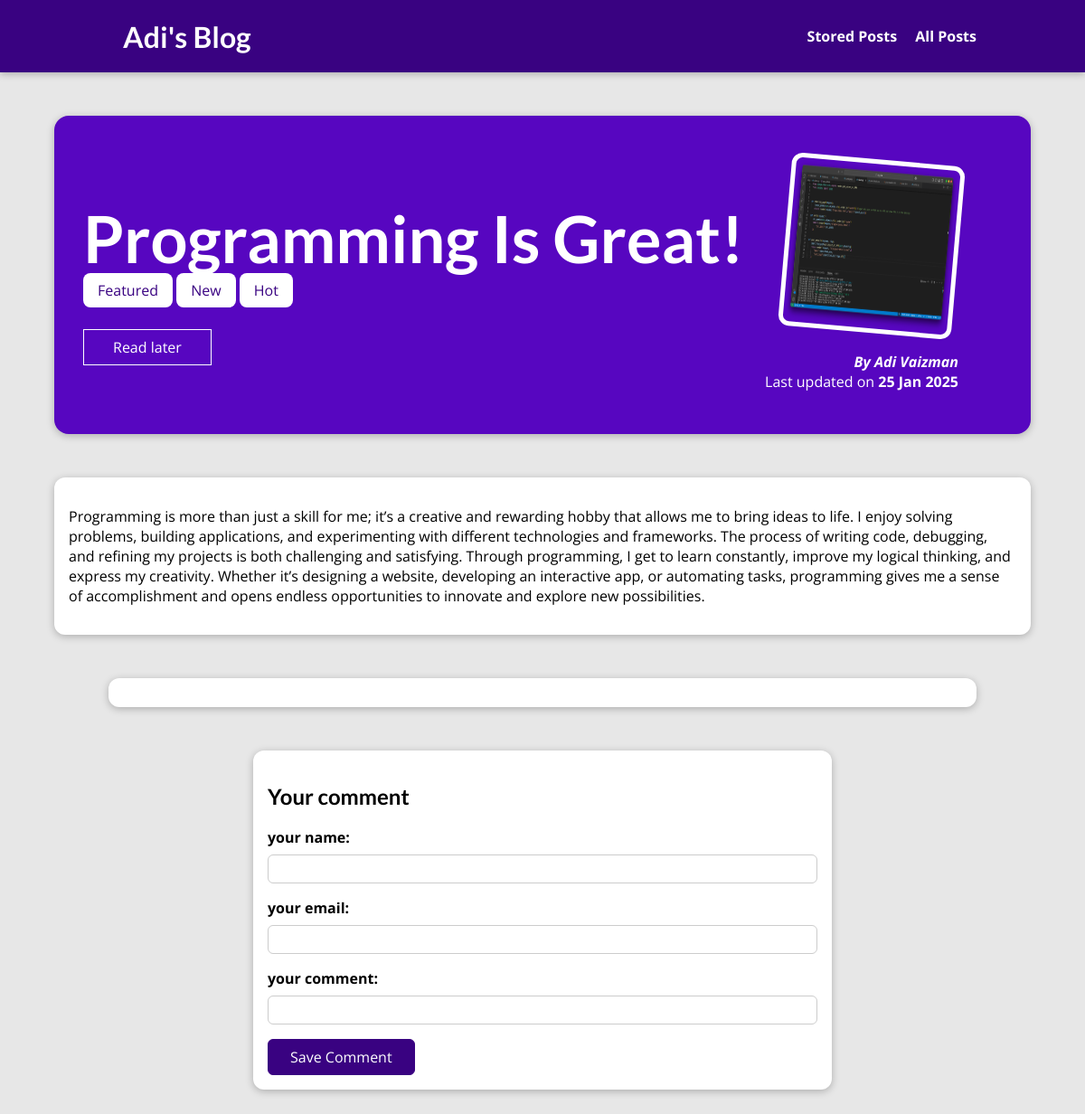
Page /posts/programming-is-fun on the committed database.
### blog/models.py (models this page shows, shortened)
class Post(models.Model):
    title=models.CharField(max_length=150)
    excerpt=models.CharField(max_length=200)
    image=models.ImageField(upload_to="posts",null=True) #uploads to uploads/posts
    date=models.DateField(auto_now=True)
    slug=models.SlugField(unique=True,db_index=True)
    content=models.TextField(validators=[MinLengthValidator(10)])
    author=models.ForeignKey(Author,on_delete=models.SET_NULL,null=True,related_name="posts")
    tags=models.ManyToManyField(Tag)

class Tag(models.Model):
    caption=models.CharField(max_length=20)

class Author(models.Model):
    first_name=models.CharField(max_length=100)
    last_name=models.CharField(max_length=100)
    e_mail=models.EmailField( max_length=254)
    def __str__(self):
        return f"{self.first_name} {self.last_name}"

### blog/views.py (the view, shortened to what this page needs)
# urls.py: path("posts/<slug:slug>",views.SinglePostView.as_view(),name="post-details-page"),
class SinglePostView(View):
    def is_stored_post(self,request,post_id):
        stored_posts=request.session.get("stored_posts")
        if stored_posts is not None:
            is_saved_for_later= post_id in stored_posts
        else:
            is_saved_for_later=False
        return is_saved_for_later
    def get(self,request,slug):
        post=Post.objects.get(slug=slug)
        context={
            "post":post,
            "post_tags":post.tags.all(),
            "comment_form":CommentForm(),
            "comments":post.comments.all().order_by("-id"),
            "saved_for_later":self.is_stored_post(request,post.id)
        }
        return render(request,"blog/post-details.html",context)

### blog/forms.py
class CommentForm(forms.ModelForm):
    class Meta:
        model=Comment
        exclude=["post"]
        labels={
            "user_name":"your name",
            "user_email":"your email",
            "text":"your comment"
        }

### blog/templates/blog/post-details.html (shortened to what this page needs)
{% extends "base.html" %}
{% load static %}
{% block css_files %}
    <link rel="stylesheet" href="{% static "blog/post-details.css" %}" />
{% endblock %}
{% block content %}
<section id="summary">
    <h2>{{ post.title }}</h2>
    <div>
        {%for tag in post_tags %}
            <span class="tag">{{tag.caption}}</span>
        {% endfor %}
    </div>
    <div id="read-later">
        <form action="{%url "read-later"%}" method="POST">
            <button>
                {%if saved_for_later%}
                remove from "read later" list
                {%else%}
                 Read later
                {%endif%}
            </button>
        </form>
    </div>
    <article>
        <img src="{{post.image.url}}" alt="{{ post.title }}" />
        <address>By <a href="mailto:{{post.author.email_address}}">{{ post.author }}</a></address>
        <div> Last updated on <time>{{ post.date|date:"d M Y" }}</time> </div>
    </article>
</section>
<main>
    {{post.content |linebreaks}}
</main>
<section id="comments">
</section>
<section id="comment-form">
    <h2>Your comment</h2>
    <form action="{%url "post-details-page" post.slug %}" method="POST" >
        {%for form_field in comment_form%}
            <div class="form-control {%if form_field.errors%} invalid{%endif%}" >
                {{form_field.label_tag}}
                {{form_field}}
            </div>
        {%endfor%}
        <button>Save Comment</button>
    </form>
</section>
{% endblock %}

### templates/base.html (shortened to what this page needs)
<!DOCTYPE html>
{%load static%}
<html lang="en">
    <head>
        <link rel="stylesheet" href="{% static "app.css"%}">
        {%block css_files%}{%endblock%}
    </head>
    <body>
        <header id="main-navigation">
            <h1><a href="{% url "starting-page"%}">Adi's Blog</a></h1>
            <nav>
                <a href="{%url "read-later"%}">Stored Posts</a>
                <a href="{%url "posts-page"%}">All Posts</a>
            </nav>
        </header>
        {%block content%}
        {%endblock%}
    </body>
</html>

### static/app.css (style rules this page uses)
* { box-sizing: border-box; }
html { font-family: 'Open Sans', 'Lato', sans-serif; }
body { margin: 0; }
h1, h2, h3 { font-family: 'Lato', sans-serif; font-weight: bold; }
#main-navigation { width: 100%; height: 5rem; display: flex; justify-content: space-between; align-items: center; padding: 0 10%; position: absolute; top: 0; left: 0; }
#main-navigation a { text-decoration: none; color: white; font-weight: bold; margin-left: 1rem; }

### blog/static/blog/post-details.css (style rules this page uses)
body { background-color: #e7e7e7; }
#main-navigation { background-color: #390281; box-shadow: 0 2px 8px rgba(0, 0, 0, 0.25); }
#summary { margin: 8rem auto 3rem auto; padding: 2rem; width: 90%; max-width: 90rem; border-radius: 16px; background-color: #5706c0; position: relative; box-shadow: 0 2px 8px rgba(0, 0, 0, 0.25); height: 22rem; }
#summary h2 { color: white; font-size: 4.5rem; margin-bottom: 0.25rem; }
#summary article { position: absolute; top: 2rem; right: 3rem; padding: 1rem 2rem; border-radius: 12px; text-align: right; color: white; }
#summary article img { width: 12rem; height: 12rem; border-radius: 12px; transform: rotateZ(5deg); border: 5px solid white; margin-bottom: 1rem; }
#summary address { font-weight: bold; }
#summary a { color: white; text-decoration: none; }
#summary time { font-weight: bold; }
#read-later { margin: 2rem 0; }
#read-later button { background-color: transparent; border: 1px solid white; padding: 0.5rem 2rem; font: inherit; color: white; cursor: pointer; }
main { width: 90%; max-width: 90rem; margin: 3rem auto; background-color: white; padding: 1rem; border-radius: 12px; box-shadow: 0 2px 8px rgba(0, 0, 0, 0.25); }
.tag { background-color: white; color: #390281; padding: 0.5rem 1rem; border-radius: 8px; }
#comment-form { margin: 3rem auto; width: 90%; max-width: 40rem; border-radius: 12px; background-color: white; box-shadow: 0 2px 8px rgba(0, 0, 0, 0.25); padding: 1rem; }
#comment-form button { font: inherit; background-color: #390281; color: white; border: 1px solid #390281; padding: 0.5rem 1.5rem; border-radius: 6px; cursor: pointer; }
.form-control { margin-bottom: 1rem; }
.form-control label { font-weight: bold; margin-bottom: 0.5rem; display: block; }
.form-control input, .form-control textarea { display: block; width: 100%; font: inherit; padding: 0.25rem; border-radius: 6px; border: 1px solid #ccc; }
#comments { margin: 3rem auto; width: 90%; max-width: 60rem; border-radius: 12px; background-color: white; box-shadow: 0 2px 8px rgba(0, 0, 0, 0.25); padding: 1rem 2rem; }

### rows in the picture
Post: title "Programming Is Great!", image (picture), author "Adi Vaizman", date "25 Jan 2025", content "Programming is more than just a skill for me; it’s a creative and rewarding hobby that allows me to bring ideas to life. I enjoy solving problems, building applications, and experimenting with different technologies and frameworks. The process of writing code, debugging, and refining my projects is both challenging and satisfying. Through programming, I get to learn constantly, improve my logical thinking, and express my creativity. Whether it’s designing a website, developing an interactive app, or automating tasks, programming gives me a sense of accomplishment and opens endless opportunities to innovate and explore new possibilities."
Tag: caption "Featured"
Tag: caption "New"
Tag: caption "Hot"
